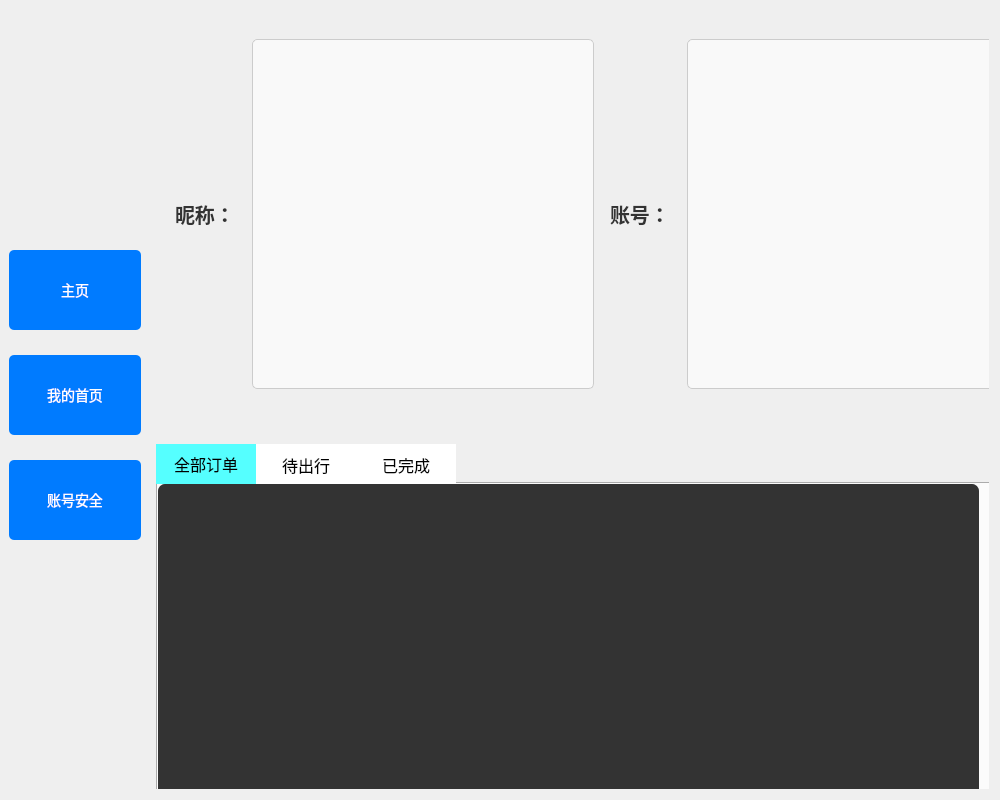
<?xml version="1.0" encoding="UTF-8"?>
<ui version="4.0">
 <class>Person</class>
 <widget class="QWidget" name="Person">
  <property name="geometry">
   <rect>
    <x>0</x>
    <y>0</y>
    <width>1000</width>
    <height>800</height>
   </rect>
  </property>
  <property name="windowTitle">
   <string>Form</string>
  </property>
  <property name="styleSheet">
   <string notr="true"/>
  </property>
  <layout class="QHBoxLayout" name="horizontalLayout">
   <property name="leftMargin">
    <number>0</number>
   </property>
   <property name="topMargin">
    <number>0</number>
   </property>
   <item>
    <widget class="QWidget" name="widget_2" native="true">
     <property name="minimumSize">
      <size>
       <width>150</width>
       <height>0</height>
      </size>
     </property>
     <property name="maximumSize">
      <size>
       <width>150</width>
       <height>16777215</height>
      </size>
     </property>
     <layout class="QHBoxLayout" name="horizontalLayout_2" stretch="0">
      <item>
       <layout class="QVBoxLayout" name="verticalLayout">
        <property name="spacing">
         <number>0</number>
        </property>
        <item>
         <spacer name="verticalSpacer_2">
          <property name="orientation">
           <enum>Qt::Orientation::Vertical</enum>
          </property>
          <property name="sizeHint" stdset="0">
           <size>
            <width>20</width>
            <height>40</height>
           </size>
          </property>
         </spacer>
        </item>
        <item>
         <widget class="QPushButton" name="pushButton">
          <property name="minimumSize">
           <size>
            <width>130</width>
            <height>80</height>
           </size>
          </property>
          <property name="styleSheet">
           <string notr="true">QPushButton {
            background-color: #007BFF; /* 蓝色背景 */
            color: white; /* 白色文字 */
            border: none;
            border-radius: 5px; /* 圆角 */
            padding: 1px;
            font-size: 14px;
        }
        QPushButton:hover {
            background-color: #0056b3; /* 鼠标悬停时，背景变为深蓝色 */
        }</string>
          </property>
          <property name="text">
           <string>主页</string>
          </property>
         </widget>
        </item>
        <item>
         <spacer name="verticalSpacer_3">
          <property name="orientation">
           <enum>Qt::Orientation::Vertical</enum>
          </property>
          <property name="sizeType">
           <enum>QSizePolicy::Policy::Fixed</enum>
          </property>
          <property name="sizeHint" stdset="0">
           <size>
            <width>20</width>
            <height>25</height>
           </size>
          </property>
         </spacer>
        </item>
        <item>
         <widget class="QPushButton" name="MyButton">
          <property name="minimumSize">
           <size>
            <width>130</width>
            <height>80</height>
           </size>
          </property>
          <property name="styleSheet">
           <string notr="true">QPushButton {
            background-color: #007BFF; /* 蓝色背景 */
            color: white; /* 白色文字 */
            border: none;
            border-radius: 5px; /* 圆角 */
            padding: 1px;
            font-size: 14px;
        }
        QPushButton:hover {
            background-color: #0056b3; /* 鼠标悬停时，背景变为深蓝色 */
        }</string>
          </property>
          <property name="text">
           <string>我的首页</string>
          </property>
         </widget>
        </item>
        <item>
         <spacer name="verticalSpacer_4">
          <property name="orientation">
           <enum>Qt::Orientation::Vertical</enum>
          </property>
          <property name="sizeType">
           <enum>QSizePolicy::Policy::Fixed</enum>
          </property>
          <property name="sizeHint" stdset="0">
           <size>
            <width>20</width>
            <height>25</height>
           </size>
          </property>
         </spacer>
        </item>
        <item>
         <widget class="QPushButton" name="secureButton">
          <property name="minimumSize">
           <size>
            <width>130</width>
            <height>80</height>
           </size>
          </property>
          <property name="styleSheet">
           <string notr="true">QPushButton {
            background-color: #007BFF; /* 蓝色背景 */
            color: white; /* 白色文字 */
            border: none;
            border-radius: 5px; /* 圆角 */
            padding: 1px;
            font-size: 14px;
        }
        QPushButton:hover {
            background-color: #0056b3; /* 鼠标悬停时，背景变为深蓝色 */
        }</string>
          </property>
          <property name="text">
           <string>账号安全</string>
          </property>
         </widget>
        </item>
        <item>
         <spacer name="verticalSpacer">
          <property name="orientation">
           <enum>Qt::Orientation::Vertical</enum>
          </property>
          <property name="sizeHint" stdset="0">
           <size>
            <width>20</width>
            <height>40</height>
           </size>
          </property>
         </spacer>
        </item>
       </layout>
      </item>
     </layout>
    </widget>
   </item>
   <item>
    <widget class="QStackedWidget" name="stackedWidget">
     <property name="styleSheet">
      <string notr="true"/>
     </property>
     <property name="currentIndex">
      <number>1</number>
     </property>
     <widget class="QWidget" name="SecureWidget">
      <widget class="QLabel" name="nameLabel">
       <property name="geometry">
        <rect>
         <x>160</x>
         <y>100</y>
         <width>71</width>
         <height>51</height>
        </rect>
       </property>
       <property name="font">
        <font>
         <family>Arial</family>
         <pointsize>-1</pointsize>
         <bold>true</bold>
        </font>
       </property>
       <property name="styleSheet">
        <string notr="true">QLabel {
    color: #333333; /* 字体颜色 */
    font-size: 20px; /* 字体大小（加大） */
    font-weight: bold; /* 字体加粗 */
    font-family: &quot;Arial&quot;, &quot;Helvetica&quot;, sans-serif; /* 字体样式 */
    padding: 5px; /* 内边距 */
    border: none; /* 无边框 */
    background-color: transparent; /* 背景透明 */
}</string>
       </property>
       <property name="text">
        <string>昵称：</string>
       </property>
      </widget>
      <widget class="QTextEdit" name="nameText">
       <property name="enabled">
        <bool>false</bool>
       </property>
       <property name="geometry">
        <rect>
         <x>230</x>
         <y>100</y>
         <width>281</width>
         <height>51</height>
        </rect>
       </property>
       <property name="font">
        <font>
         <family>Arial</family>
         <pointsize>-1</pointsize>
        </font>
       </property>
       <property name="styleSheet">
        <string notr="true">QTextEdit {
    background-color: #f9f9f9; /* 背景颜色 */
    color: #333333; /* 字体颜色 */
    font-size: 16px; /* 字体大小 */
    font-family: &quot;Arial&quot;, &quot;Helvetica&quot;, sans-serif; /* 字体样式 */
    border: 1px solid #cccccc; /* 边框颜色 */
    border-radius: 5px; /* 圆角 */
    padding: 10px; /* 内边距 */
    selection-background-color: #a0cfff; /* 选中文本背景颜色 */
    selection-color: #ffffff; /* 选中文本颜色 */

}</string>
       </property>
      </widget>
      <widget class="QLabel" name="accountLabel">
       <property name="geometry">
        <rect>
         <x>160</x>
         <y>170</y>
         <width>71</width>
         <height>51</height>
        </rect>
       </property>
       <property name="font">
        <font>
         <family>Arial</family>
         <pointsize>-1</pointsize>
         <bold>true</bold>
        </font>
       </property>
       <property name="styleSheet">
        <string notr="true">QLabel {
    color: #333333; /* 字体颜色 */
    font-size: 20px; /* 字体大小（加大） */
    font-weight: bold; /* 字体加粗 */
    font-family: &quot;Arial&quot;, &quot;Helvetica&quot;, sans-serif; /* 字体样式 */
    padding: 5px; /* 内边距 */
    border: none; /* 无边框 */
    background-color: transparent; /* 背景透明 */
}</string>
       </property>
       <property name="text">
        <string>账号：</string>
       </property>
      </widget>
      <widget class="QTextEdit" name="accountText">
       <property name="enabled">
        <bool>false</bool>
       </property>
       <property name="geometry">
        <rect>
         <x>230</x>
         <y>170</y>
         <width>281</width>
         <height>51</height>
        </rect>
       </property>
       <property name="font">
        <font>
         <family>Arial</family>
         <pointsize>-1</pointsize>
        </font>
       </property>
       <property name="styleSheet">
        <string notr="true">QTextEdit {
    background-color: #f9f9f9; /* 背景颜色 */
    color: #333333; /* 字体颜色 */
    font-size: 16px; /* 字体大小 */
    font-family: &quot;Arial&quot;, &quot;Helvetica&quot;, sans-serif; /* 字体样式 */
    border: 1px solid #cccccc; /* 边框颜色 */
    border-radius: 5px; /* 圆角 */
    padding: 10px; /* 内边距 */
    selection-background-color: #a0cfff; /* 选中文本背景颜色 */
    selection-color: #ffffff; /* 选中文本颜色 */

}</string>
       </property>
      </widget>
      <widget class="QLabel" name="label">
       <property name="geometry">
        <rect>
         <x>170</x>
         <y>240</y>
         <width>221</width>
         <height>51</height>
        </rect>
       </property>
       <property name="font">
        <font>
         <pointsize>14</pointsize>
        </font>
       </property>
       <property name="text">
        <string>登录密码   建议定期更换</string>
       </property>
      </widget>
      <widget class="QPushButton" name="changepasswordButton">
       <property name="geometry">
        <rect>
         <x>410</x>
         <y>250</y>
         <width>91</width>
         <height>41</height>
        </rect>
       </property>
       <property name="styleSheet">
        <string notr="true">background-color: #e53935;color: white;font-size: 14px;font-family: &quot;Arial&quot;, sans-serif;font-weight: bold;  border: 2px solid #005A9E;  border-radius: 5px; transition: all 0.3s ease; 
hover background-color: #d32f2f ; hover border: 2px solid #004578; 
pressed background-color: #004578;pressed border: 2px solid #002F5D; pressed color: #D6EFFF; </string>
       </property>
       <property name="text">
        <string>修改</string>
       </property>
      </widget>
      <widget class="QPushButton" name="logoutButton">
       <property name="geometry">
        <rect>
         <x>410</x>
         <y>310</y>
         <width>91</width>
         <height>41</height>
        </rect>
       </property>
       <property name="styleSheet">
        <string notr="true">background-color: #e53935;color: white;font-size: 14px;font-family: &quot;Arial&quot;, sans-serif;font-weight: bold;  border: 2px solid #005A9E;  border-radius: 5px; transition: all 0.3s ease; 
hover background-color: #d32f2f ; hover border: 2px solid #004578; 
pressed background-color: #004578;pressed border: 2px solid #002F5D; pressed color: #D6EFFF; </string>
       </property>
       <property name="text">
        <string>退出登录</string>
       </property>
      </widget>
     </widget>
     <widget class="QWidget" name="MyWidget">
      <widget class="QWidget" name="widget_3" native="true">
       <property name="geometry">
        <rect>
         <x>0</x>
         <y>30</y>
         <width>881</width>
         <height>781</height>
        </rect>
       </property>
       <layout class="QVBoxLayout" name="verticalLayout_2">
        <item>
         <widget class="QWidget" name="widget" native="true">
          <layout class="QHBoxLayout" name="horizontalLayout_3">
           <item>
            <widget class="QLabel" name="nameLabel2">
             <property name="font">
              <font>
               <family>Arial</family>
               <pointsize>-1</pointsize>
               <bold>true</bold>
              </font>
             </property>
             <property name="styleSheet">
              <string notr="true">QLabel {
    color: #333333; /* 字体颜色 */
    font-size: 20px; /* 字体大小（加大） */
    font-weight: bold; /* 字体加粗 */
    font-family: &quot;Arial&quot;, &quot;Helvetica&quot;, sans-serif; /* 字体样式 */
    padding: 5px; /* 内边距 */
    border: none; /* 无边框 */
    background-color: transparent; /* 背景透明 */
}</string>
             </property>
             <property name="text">
              <string>昵称：</string>
             </property>
            </widget>
           </item>
           <item>
            <widget class="QTextEdit" name="nameText2">
             <property name="enabled">
              <bool>false</bool>
             </property>
             <property name="font">
              <font>
               <family>Arial</family>
               <pointsize>-1</pointsize>
              </font>
             </property>
             <property name="styleSheet">
              <string notr="true">QTextEdit {
    background-color: #f9f9f9; /* 背景颜色 */
    color: #333333; /* 字体颜色 */
    font-size: 16px; /* 字体大小 */
    font-family: &quot;Arial&quot;, &quot;Helvetica&quot;, sans-serif; /* 字体样式 */
    border: 1px solid #cccccc; /* 边框颜色 */
    border-radius: 5px; /* 圆角 */
    padding: 10px; /* 内边距 */
    selection-background-color: #a0cfff; /* 选中文本背景颜色 */
    selection-color: #ffffff; /* 选中文本颜色 */

}</string>
             </property>
            </widget>
           </item>
           <item>
            <widget class="QLabel" name="accountLabel2">
             <property name="font">
              <font>
               <family>Arial</family>
               <pointsize>-1</pointsize>
               <bold>true</bold>
              </font>
             </property>
             <property name="styleSheet">
              <string notr="true">QLabel {
    color: #333333; /* 字体颜色 */
    font-size: 20px; /* 字体大小（加大） */
    font-weight: bold; /* 字体加粗 */
    font-family: &quot;Arial&quot;, &quot;Helvetica&quot;, sans-serif; /* 字体样式 */
    padding: 5px; /* 内边距 */
    border: none; /* 无边框 */
    background-color: transparent; /* 背景透明 */
}</string>
             </property>
             <property name="text">
              <string>账号：</string>
             </property>
            </widget>
           </item>
           <item>
            <widget class="QTextEdit" name="accountText2">
             <property name="enabled">
              <bool>false</bool>
             </property>
             <property name="font">
              <font>
               <family>Arial</family>
               <pointsize>-1</pointsize>
              </font>
             </property>
             <property name="styleSheet">
              <string notr="true">QTextEdit {
    background-color: #f9f9f9; /* 背景颜色 */
    color: #333333; /* 字体颜色 */
    font-size: 16px; /* 字体大小 */
    font-family: &quot;Arial&quot;, &quot;Helvetica&quot;, sans-serif; /* 字体样式 */
    border: 1px solid #cccccc; /* 边框颜色 */
    border-radius: 5px; /* 圆角 */
    padding: 10px; /* 内边距 */
    selection-background-color: #a0cfff; /* 选中文本背景颜色 */
    selection-color: #ffffff; /* 选中文本颜色 */

}</string>
             </property>
            </widget>
           </item>
          </layout>
         </widget>
        </item>
        <item>
         <spacer name="verticalSpacer_5">
          <property name="orientation">
           <enum>Qt::Orientation::Vertical</enum>
          </property>
          <property name="sizeType">
           <enum>QSizePolicy::Policy::Fixed</enum>
          </property>
          <property name="sizeHint" stdset="0">
           <size>
            <width>20</width>
            <height>40</height>
           </size>
          </property>
         </spacer>
        </item>
        <item>
         <widget class="QTabWidget" name="orderTabWidget">
          <property name="minimumSize">
           <size>
            <width>0</width>
            <height>0</height>
           </size>
          </property>
          <property name="font">
           <font>
            <pointsize>12</pointsize>
           </font>
          </property>
          <property name="styleSheet">
           <string notr="true">QTabBar::tab {
    width: 100px; 
    height: 40px; 
	color: rgb(0, 0, 0);
}

QTabBar::tab:selected {
	background-color: rgb(85, 255, 255)
}

QTabBar::tab:!selected {
	background-color: rgb(255, 255, 255);
}
</string>
          </property>
          <property name="tabPosition">
           <enum>QTabWidget::TabPosition::North</enum>
          </property>
          <property name="tabShape">
           <enum>QTabWidget::TabShape::Rounded</enum>
          </property>
          <property name="currentIndex">
           <number>0</number>
          </property>
          <property name="iconSize">
           <size>
            <width>30</width>
            <height>30</height>
           </size>
          </property>
          <property name="elideMode">
           <enum>Qt::TextElideMode::ElideLeft</enum>
          </property>
          <property name="tabBarAutoHide">
           <bool>false</bool>
          </property>
          <widget class="QWidget" name="allorderWidget">
           <property name="styleSheet">
            <string notr="true"/>
           </property>
           <attribute name="title">
            <string>全部订单</string>
           </attribute>
           <widget class="QScrollArea" name="ordersArea1">
            <property name="geometry">
             <rect>
              <x>0</x>
              <y>0</y>
              <width>821</width>
              <height>600</height>
             </rect>
            </property>
            <property name="minimumSize">
             <size>
              <width>0</width>
              <height>0</height>
             </size>
            </property>
            <property name="maximumSize">
             <size>
              <width>1677215</width>
              <height>16777215</height>
             </size>
            </property>
            <property name="styleSheet">
             <string notr="true">QScrollArea {
                background-color: #333333; /* 浅灰色背景 */
                border: none; /* 去除默认边框 */
                border-radius: 7px; /* 四角圆弧 */
                padding: 2px; /* 内边距 */
            }</string>
            </property>
            <property name="widgetResizable">
             <bool>true</bool>
            </property>
            <widget class="QWidget" name="ordersWidget1">
             <property name="geometry">
              <rect>
               <x>0</x>
               <y>0</y>
               <width>817</width>
               <height>596</height>
              </rect>
             </property>
             <property name="minimumSize">
              <size>
               <width>0</width>
               <height>0</height>
              </size>
             </property>
             <property name="maximumSize">
              <size>
               <width>16777215</width>
               <height>16777215</height>
              </size>
             </property>
             <property name="styleSheet">
              <string notr="true">            QWidget {
                background-color: #333333; /* 浅灰色背景 */
                border-radius: 7px; /* 四角圆弧 */
            }</string>
             </property>
            </widget>
           </widget>
          </widget>
          <widget class="QWidget" name="waitTaborderWidget">
           <attribute name="title">
            <string>待出行</string>
           </attribute>
           <widget class="QScrollArea" name="ordersArea2">
            <property name="geometry">
             <rect>
              <x>0</x>
              <y>0</y>
              <width>821</width>
              <height>600</height>
             </rect>
            </property>
            <property name="minimumSize">
             <size>
              <width>0</width>
              <height>0</height>
             </size>
            </property>
            <property name="maximumSize">
             <size>
              <width>1677215</width>
              <height>16777215</height>
             </size>
            </property>
            <property name="styleSheet">
             <string notr="true">QScrollArea {
                background-color: #333333; /* 浅灰色背景 */
                border: none; /* 去除默认边框 */
                border-radius: 7px; /* 四角圆弧 */
                padding: 2px; /* 内边距 */
            }</string>
            </property>
            <property name="widgetResizable">
             <bool>true</bool>
            </property>
            <widget class="QWidget" name="ordersWidget2">
             <property name="geometry">
              <rect>
               <x>0</x>
               <y>0</y>
               <width>817</width>
               <height>596</height>
              </rect>
             </property>
             <property name="styleSheet">
              <string notr="true">            QWidget {
                background-color: #333333; /* 浅灰色背景 */
                border-radius: 7px; /* 四角圆弧 */
            }</string>
             </property>
            </widget>
           </widget>
          </widget>
          <widget class="QWidget" name="completedorderWidget">
           <attribute name="title">
            <string>已完成</string>
           </attribute>
           <widget class="QScrollArea" name="ordersArea3">
            <property name="geometry">
             <rect>
              <x>0</x>
              <y>0</y>
              <width>821</width>
              <height>600</height>
             </rect>
            </property>
            <property name="minimumSize">
             <size>
              <width>0</width>
              <height>0</height>
             </size>
            </property>
            <property name="maximumSize">
             <size>
              <width>1677215</width>
              <height>16777215</height>
             </size>
            </property>
            <property name="styleSheet">
             <string notr="true">QScrollArea {
                background-color: #333333; /* 浅灰色背景 */
                border: none; /* 去除默认边框 */
                border-radius: 7px; /* 四角圆弧 */
                padding: 2px; /* 内边距 */
            }</string>
            </property>
            <property name="widgetResizable">
             <bool>true</bool>
            </property>
            <widget class="QWidget" name="ordersWidget3">
             <property name="geometry">
              <rect>
               <x>0</x>
               <y>0</y>
               <width>817</width>
               <height>596</height>
              </rect>
             </property>
             <property name="styleSheet">
              <string notr="true">            QWidget {
                background-color: #333333; /* 浅灰色背景 */
                border-radius: 7px; /* 四角圆弧 */
            }</string>
             </property>
            </widget>
           </widget>
          </widget>
         </widget>
        </item>
       </layout>
      </widget>
     </widget>
    </widget>
   </item>
  </layout>
 </widget>
 <resources/>
 <connections/>
</ui>
